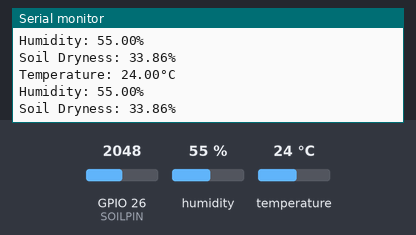
Bench run of a program on a simulated ESP32. Shown: the last lines printed to the serial monitor. Inputs (shaded band) come from the test bench; at power-on: humidity 55 %, GPIO 26 (SOILPIN) = 2048, temperature 24 °C.

Above: at 2.8 s.
2.9 s: humidity set to 22 %
At 5.3 s:
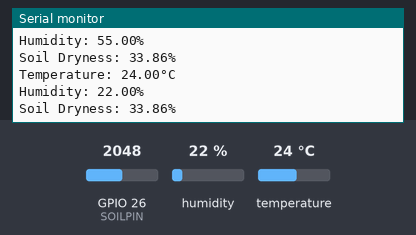
5.6 s: GPIO 26 (SOILPIN) set to 2866
At 7.2 s:
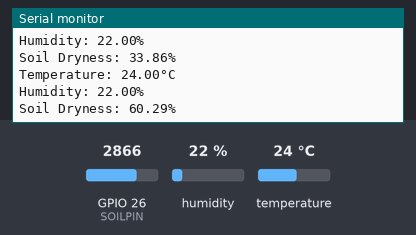
8.3 s: temperature set to 12 °C
At 10.6 s:
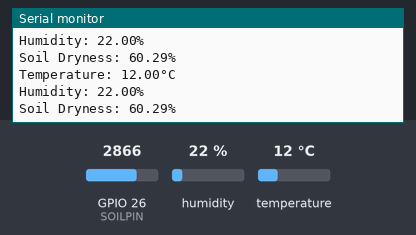
11.0 s: GPIO 26 (SOILPIN) set to 3603
At 13.3 s:
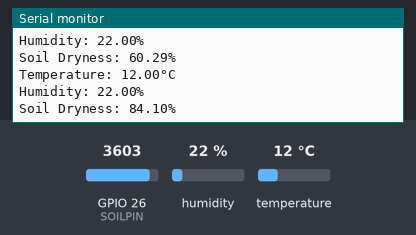
13.7 s: humidity set to 40 %
At 15.2 s:
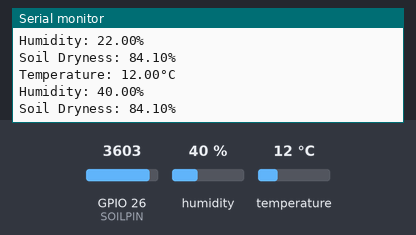
Timing chart, 0 to 16.7 s (numbered marks = the images above; inputs shaded):
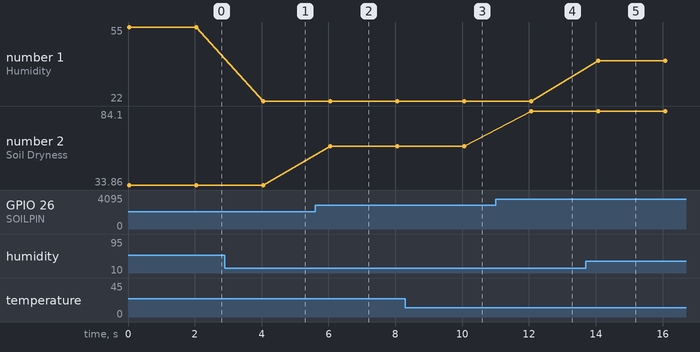

Measured:
- after the input at 2.9 s, the serial monitor: prints a new line after 1.1 s (image 1)
- after the input at 5.6 s, the serial monitor: prints a new line after 0.45 s (image 2)
- after the input at 8.3 s, the serial monitor: prints a new line after 1.8 s (image 3)
- after the input at 11.0 s, the serial monitor: prints a new line after 1.1 s (image 4)
- after the input at 13.7 s, the serial monitor: prints a new line after 0.37 s (image 5)
- plotted number 1: 22 → 40 after the input at 13.7 s
- plotted number 2: 33.86 → 60.29 after the input at 5.6 s, 60.29 → 84.1 after the input at 11.0 s

The program:

main.cpp
```cpp
#include <Arduino.h>
#include "DHT22Controller.h"
#include "DrynessSensorController.hpp"

#define DHTPIN 27    // Digital pin connected to the DHT sensor
#define DHTTYPE DHT22     // DHT 22 (AM2302)

#define SOILPIN 26

DHT22Controller dht(DHTPIN, DHTTYPE);

void setup() {
  Serial.begin(115200);

  dht.Initialize();
}

void loop() {

  Serial.print(F("Temperature: "));
  Serial.print(dht.GetTemperature());
  Serial.println(F("°C"));

  Serial.print(F("Humidity: "));
  Serial.print(dht.GetHumitidy());
  Serial.println(F("%"));


  Serial.print(F("Soil Dryness: "));
  Serial.print(GetSoilDryness(SOILPIN));
  Serial.println("%");

  // Delay between measurements.
  delay(dht.GetDelayMS());
}
```

DHT22Controller.cpp
```cpp
#include "DHT22Controller.h"

DHT22Controller::DHT22Controller(uint8_t pin, uint8_t type)
  : dht(pin, type)
{}

DHT22Controller::~DHT22Controller()
{}

void DHT22Controller::Initialize()
{
  // Initialize device.
  dht.begin();

  PrintTemperatureSensorInfo();
  PrintHumiditySensorInfo();
  SetDelayMS();
}


void DHT22Controller::SetDelayMS()
{
  sensor_t sensor;
  dht.temperature().getSensor(&sensor);

  // Set delay between sensor readings based on sensor details.
  int delayMSTemp = sensor.min_delay / 1000;
  Serial.print("Delay ms Tem: ");
  Serial.println(delayMSTemp);

  dht.humidity().getSensor(&sensor);
  // Set delay between sensor readings based on sensor details.
  int delayMSHum = sensor.min_delay / 1000;
  Serial.print("Delay ms Hum: ");
  Serial.println(delayMSHum);

  delayMS = delayMSHum > delayMSTemp ? delayMSHum : delayMSTemp;
}

void DHT22Controller::PrintTemperatureSensorInfo()
{
  // Print temperature sensor details.
  sensor_t sensor;
  dht.temperature().getSensor(&sensor);
  Serial.println(F("------------------------------------"));
  Serial.println(F("Temperature Sensor"));
  Serial.print  (F("Sensor Type: ")); Serial.println(sensor.name);
  Serial.print  (F("Driver Ver:  ")); Serial.println(sensor.version);
  Serial.print  (F("Unique ID:   ")); Serial.println(sensor.sensor_id);
  Serial.print  (F("Max Value:   ")); Serial.print(sensor.max_value); Serial.println(F("°C"));
  Serial.print  (F("Min Value:   ")); Serial.print(sensor.min_value); Serial.println(F("°C"));
  Serial.print  (F("Resolution:  ")); Serial.print(sensor.resolution); Serial.println(F("°C"));
  Serial.println(F("------------------------------------"));
}

void DHT22Controller::PrintHumiditySensorInfo()
{
  // Print humidity sensor details.
  sensor_t sensor;
  dht.humidity().getSensor(&sensor);
  Serial.println(F("Humidity Sensor"));
  Serial.print  (F("Sensor Type: ")); Serial.println(sensor.name);
  Serial.print  (F("Driver Ver:  ")); Serial.println(sensor.version);
  Serial.print  (F("Unique ID:   ")); Serial.println(sensor.sensor_id);
  Serial.print  (F("Max Value:   ")); Serial.print(sensor.max_value); Serial.println(F("%"));
  Serial.print  (F("Min Value:   ")); Serial.print(sensor.min_value); Serial.println(F("%"));
  Serial.print  (F("Resolution:  ")); Serial.print(sensor.resolution); Serial.println(F("%"));
  Serial.println(F("------------------------------------"));
}

float DHT22Controller::GetTemperature()
{
  sensors_event_t event;
  dht.temperature().getEvent(&event);

  float tm = 0;
  if (isnan(event.temperature)) {
    Serial.println(F("Error reading temperature!"));
  }
  else {
    tm = event.temperature;
  }

  return tm;
}

float DHT22Controller::GetHumitidy()
{
  sensors_event_t event;
  dht.humidity().getEvent(&event);

  float hm = 0;
  if (isnan(event.relative_humidity)) {
    Serial.println(F("Error reading humidity!"));
  }
  else {
    hm = event.relative_humidity;
  }

  return hm;
}
```

DHT22Controller.h
```cpp
#ifndef _DHT22_CONTROLLER_H_
#define _DHT22_CONTROLLER_H_

#include <DHT.h>
#include <DHT_U.h>

class DHT22Controller
{
public:
  DHT22Controller(uint8_t pin, uint8_t type);
  ~DHT22Controller();
  void Initialize();
  void PrintTemperatureSensorInfo();
  void PrintHumiditySensorInfo();

  float GetTemperature();
  float GetHumitidy();

  uint32_t GetDelayMS() { return delayMS; }
private:
  void SetDelayMS();

  DHT_Unified dht;
  uint32_t delayMS;
};

#endif
```

DrynessSensorController.hpp
```cpp
#ifndef _DRYNESS_SENSOR_CONTROLLER_H_
#define _DRYNESS_SENSOR_CONTROLLER_H_

#include <Arduino.h>

#define VALUE_OFFSET 1000
#define VALUE_MAX 4095
float GetSoilDryness(int pin)
{
  int potValue = analogRead(pin);
  float dryness = (double) (potValue - VALUE_OFFSET) / (double)(VALUE_MAX - VALUE_OFFSET) * 100.0;
  if(dryness < 0) dryness = 0;
  if(dryness > 100) dryness = 100;

  return dryness;
}

#endif
```
